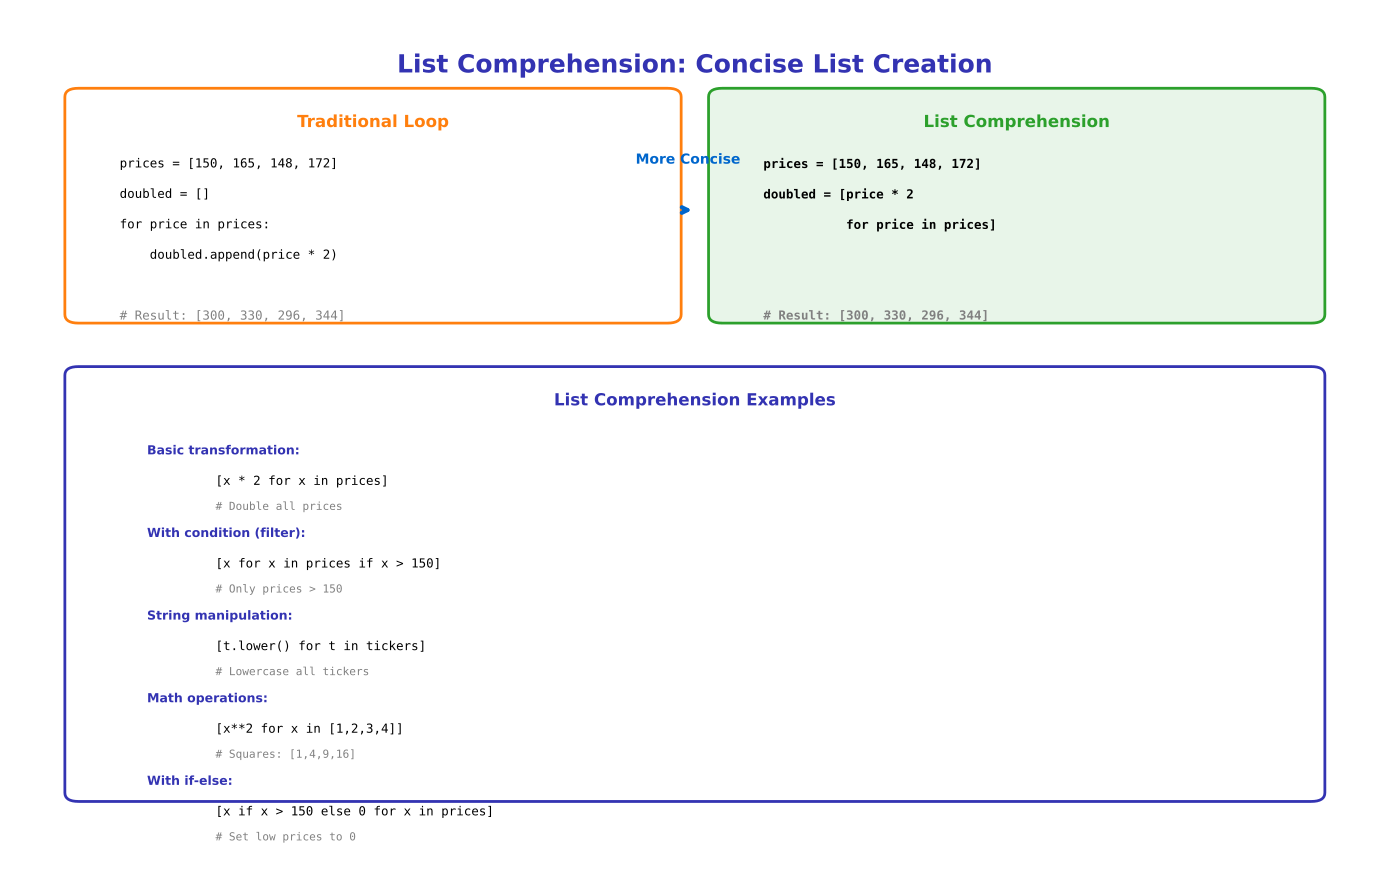

Reproduce this figure in Python.
"""Generated chart with course color palette"""
import matplotlib.pyplot as plt
import matplotlib.patches as patches
from matplotlib.patches import FancyBboxPatch, Rectangle, Circle, FancyArrowPatch, Wedge
import numpy as np
import pandas as pd
import seaborn as sns
from pathlib import Path

# Standard matplotlib configuration
plt.rcParams.update({
    'font.size': 10,
    'axes.labelsize': 10,
    'axes.titlesize': 11,
    'xtick.labelsize': 9,
    'ytick.labelsize': 9,
    'legend.fontsize': 9,
    'figure.figsize': (10, 6),
    'figure.dpi': 150
})

# Course colors
MLPURPLE = '#3333B2'
MLLAVENDER = '#ADADE0'
MLBLUE = '#0066CC'
MLORANGE = '#FF7F0E'
MLGREEN = '#2CA02C'
MLRED = '#D62728'

# Map old colors to course colors
COLOR_PRIMARY = MLPURPLE
COLOR_SECONDARY = MLPURPLE
COLOR_ACCENT = MLBLUE
COLOR_LIGHT = MLLAVENDER
COLOR_GREEN = MLGREEN
COLOR_ORANGE = MLORANGE
COLOR_RED = MLRED


fig, ax = plt.subplots(figsize=(14, 9))
ax.set_xlim(0, 10)
ax.set_ylim(0, 10)
ax.axis('off')

ax.text(5, 9.5, 'List Comprehension: Concise List Creation', ha='center', va='top',
        fontsize=18, fontweight='bold', color=COLOR_SECONDARY)

# Traditional approach
trad_box = FancyBboxPatch((0.5, 6.5), 4.3, 2.5, boxstyle="round,pad=0.1",
                          edgecolor=COLOR_ORANGE, facecolor='white', linewidth=2)
ax.add_patch(trad_box)
ax.text(2.65, 8.8, 'Traditional Loop', ha='center', va='top',
        fontsize=12, fontweight='bold', color=COLOR_ORANGE)

trad_code = [
    'prices = [150, 165, 148, 172]',
    'doubled = []',
    'for price in prices:',
    '    doubled.append(price * 2)',
    '',
    '# Result: [300, 330, 296, 344]',
]

y_pos = 8.3
for line in trad_code:
    if line.startswith('#'):
        color = '#808080'
    else:
        color = 'black'
    ax.text(0.8, y_pos, line, ha='left', va='top',
            fontsize=9, family='monospace', color=color)
    y_pos -= 0.35

# Arrow
ax.annotate('', xy=(5.0, 7.7), xytext=(4.9, 7.7),
            arrowprops=dict(arrowstyle='->', color=COLOR_ACCENT, lw=3))
ax.text(4.95, 8.2, 'More Concise', ha='center', va='bottom',
        fontsize=10, fontweight='bold', color=COLOR_ACCENT)

# List comprehension
comp_box = FancyBboxPatch((5.2, 6.5), 4.3, 2.5, boxstyle="round,pad=0.1",
                          edgecolor=COLOR_GREEN, facecolor='#E8F5E9', linewidth=2)
ax.add_patch(comp_box)
ax.text(7.35, 8.8, 'List Comprehension', ha='center', va='top',
        fontsize=12, fontweight='bold', color=COLOR_GREEN)

comp_code = [
    'prices = [150, 165, 148, 172]',
    'doubled = [price * 2',
    '           for price in prices]',
    '',
    '',
    '# Result: [300, 330, 296, 344]',
]

y_pos = 8.3
for line in comp_code:
    if line.startswith('#'):
        color = '#808080'
    else:
        color = 'black'
    ax.text(5.5, y_pos, line, ha='left', va='top',
            fontsize=9, family='monospace', color=color, fontweight='bold')
    y_pos -= 0.35

# More examples
examples_box = FancyBboxPatch((0.5, 1.0), 9, 4.8, boxstyle="round,pad=0.1",
                              edgecolor=COLOR_SECONDARY, facecolor='white', linewidth=2)
ax.add_patch(examples_box)
ax.text(5, 5.6, 'List Comprehension Examples', ha='center', va='top',
        fontsize=12, fontweight='bold', color=COLOR_SECONDARY)

examples = [
    ('Basic transformation', '[x * 2 for x in prices]', 'Double all prices'),
    ('With condition (filter)', '[x for x in prices if x > 150]', 'Only prices > 150'),
    ('String manipulation', '[t.lower() for t in tickers]', 'Lowercase all tickers'),
    ('Math operations', '[x**2 for x in [1,2,3,4]]', 'Squares: [1,4,9,16]'),
    ('With if-else', '[x if x > 150 else 0 for x in prices]', 'Set low prices to 0'),
]

y_pos = 5.0
for title, code, desc in examples:
    ax.text(1.0, y_pos, f'{title}:', ha='left', va='top',
            fontsize=9, fontweight='bold', color=COLOR_PRIMARY)
    ax.text(1.5, y_pos - 0.35, code, ha='left', va='top',
            fontsize=9, family='monospace', color='black')
    ax.text(1.5, y_pos - 0.65, f'# {desc}', ha='left', va='top',
            fontsize=8, family='monospace', color='#808080')
    y_pos -= 0.95

plt.tight_layout()
plt.savefig('chart.pdf', dpi=300, bbox_inches='tight')
plt.close()
